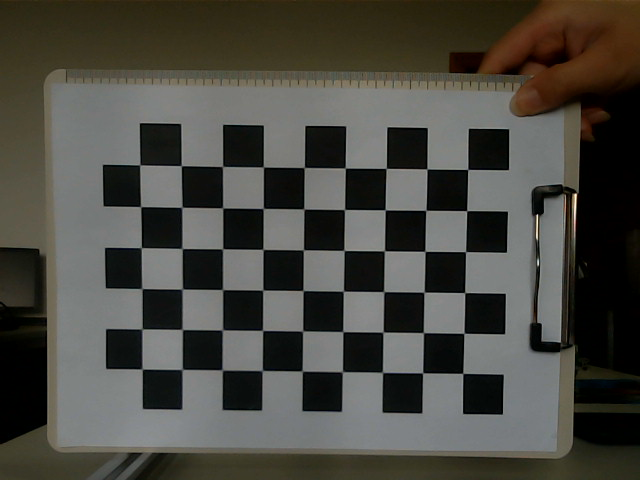
#> input picture cam_calibration/right/chessboard-R0.png, 640 x 480 px; its folder holds 5 pictures in this run
$ python camera_calibration.py
#> lines starting #> are read from the running program, lines starting #| are printed output that depends on the picture
# Camera calibration
# Date: 2021/4/10
# Modified:  [Add the length of the grid: 2021/5/1]
# Reference: [CSDN]Hjw_52:Python implementation of Zhang Zhengyou's camera calibration method


import cv2 as cv
import matplotlib.pyplot as plt
import numpy as np
import glob


# Camera calibration based on opencv
# 1. Read pictures in a loop
# 2. Use the findChessboardCorners function to detect corner points
#    (you need to enter the number of corner points in advance).
# 3. Use the CornerSubpix function to perform sub-pixel precision on the corner points
# 4. Use drawChessboardCorners to display the corner points.
# 5. Create an ideal checkerboard based on the number and size of corners
#    (use point vectors to store all theoretical corner coordinates).
# 6. Use the calibrateCamera function to calibrate the ideal coordinates and actual \
#    image coordinates to obtain the calibration results.
# 7. Calculate the back projection error by the projectPoints function.

def show(img):
    if img.ndim == 2:
        plt.imshow(img, cmap='gray')
    else:
        plt.imshow(cv.cvtColor(img, cv.COLOR_BGR2RGB))
    plt.show()


# Checkerboard specifications
row = 9
col = 6

# Set the coordinates of a point in world coordinates
objp = np.zeros((row * col, 3), np.float32)
length = 30  # The length of the black and white grid
objp[:, :2] = np.mgrid[0:row * length:length, 0:col * length:length].T.reshape(-1, 2)

objpoints = []  # 3d points in real world space
imgpoints = []  # 2d points in camera space

# Here you need to change the file path of the left or right camera
imgs = glob.glob("./right/*.png")  # Get the addresses of all images

for fname in imgs:
    # Read grayscale image
    img = cv.imread(fname)
#> img is the input picture: shape (480, 640, 3); mean B, G, R 65.5, 72.2, 73.4
    gray = cv.cvtColor(img, cv.COLOR_BGR2GRAY)
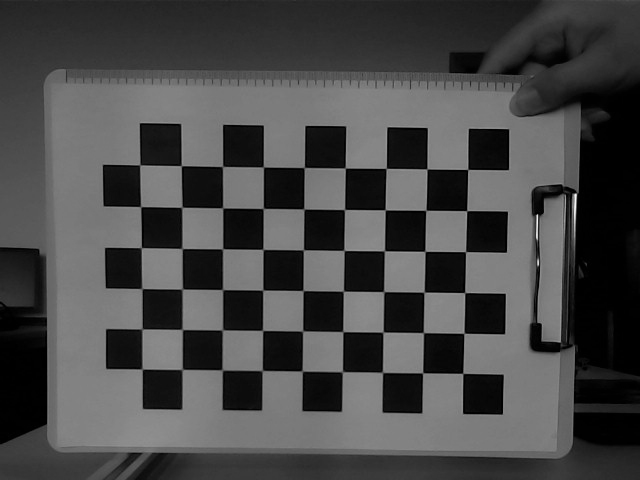
#> gray: shape (480, 640); min 0, max 250, mean 71.9

    # Find the corner point, ret is the sign of whether the corner point is found
    ret, corners = cv.findChessboardCorners(img, (row, col), None)
#> ret = True; corners = 54 rows, first 8: [462.7, 373.4], [422.6, 372.9], [382.4, 372.3], [342.3, 371.7], [302.2, 371.1], [262.3, 370.5], [222.2, 369.8], [182.3, 369.3]
    if ret:  # Judge whether the corner point is found
        # Perform sub-pixel corner detection
        criteria = (cv.TERM_CRITERIA_EPS + cv.TERM_CRITERIA_MAX_ITER, 30, 0.001)
        corners2 = cv.cornerSubPix(gray, corners, (row, row), (-1, -1), criteria)
#> corners2 = 54 rows, first 8: [462.8, 373.4], [422.6, 372.8], [382.5, 372.4], [342.4, 371.7], [302.2, 371.1], [262.3, 370.6], [222.2, 370], [182.1, 369.4]

        # Visualize corner points on the chessboard
        # img = cv.drawChessboardCorners(img, (row, col), corners2, ret)
        # show(img)

        # Record the coordinate information of the corner points
        objpoints.append(objp)
        imgpoints.append(corners2)
#> pass 2 of the loop `for fname in imgs:`:
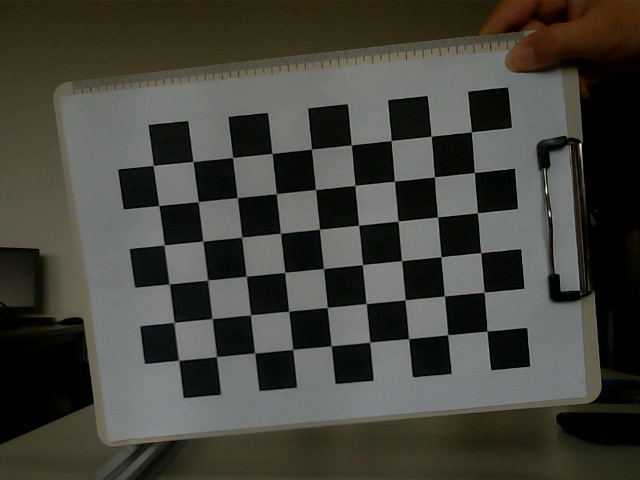
#> input picture cam_calibration/right/chessboard-R1.png, 640 x 480 px
#> img is the input picture: shape (480, 640, 3); mean B, G, R 60, 66.9, 67.6
#> `gray = cv.cvtColor(img, cv.COLOR_BGR2GRAY)`:
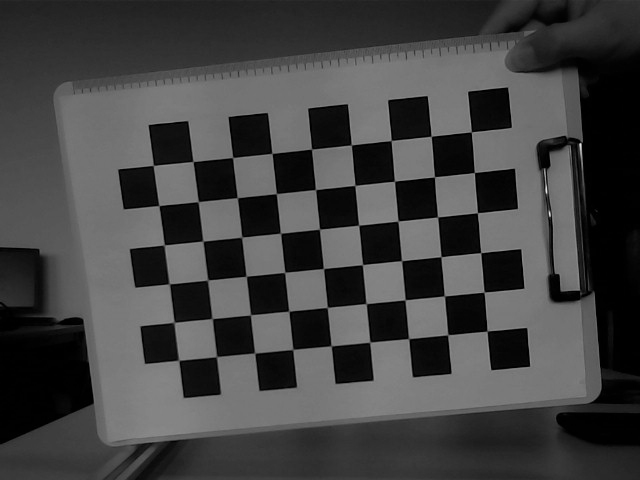
#> gray: shape (480, 640); min 0, max 234, mean 66.4
#> corners = 54 rows, first 8: [487, 331], [447.9, 334.7], [408.7, 338.6], [369.8, 342.2], [331.1, 345.7], [292.8, 349.4], [254.8, 353.1], [216.5, 356.6]
#> corners2 = 54 rows, first 8: [487, 331.1], [447.7, 334.8], [408.7, 338.6], [369.7, 342.2], [331.2, 345.8], [292.8, 349.4], [254.6, 353.1], [216.5, 356.6]
#> pass 3 of the loop `for fname in imgs:`:
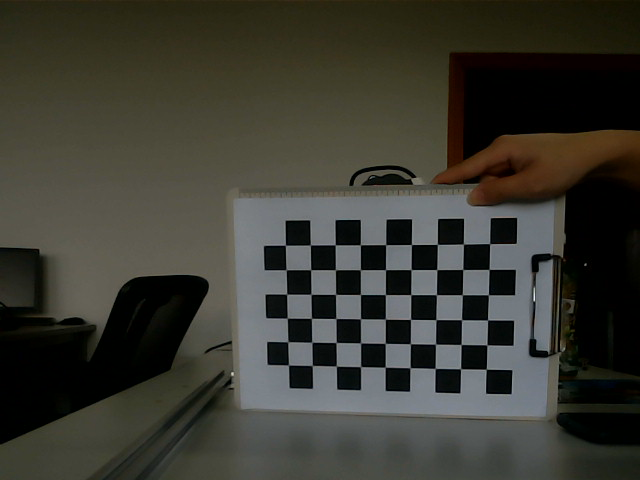
#> input picture cam_calibration/right/chessboard-R10.png, 640 x 480 px
#> img is the input picture: shape (480, 640, 3); mean B, G, R 49.5, 57.8, 58.3
#> `gray = cv.cvtColor(img, cv.COLOR_BGR2GRAY)`:
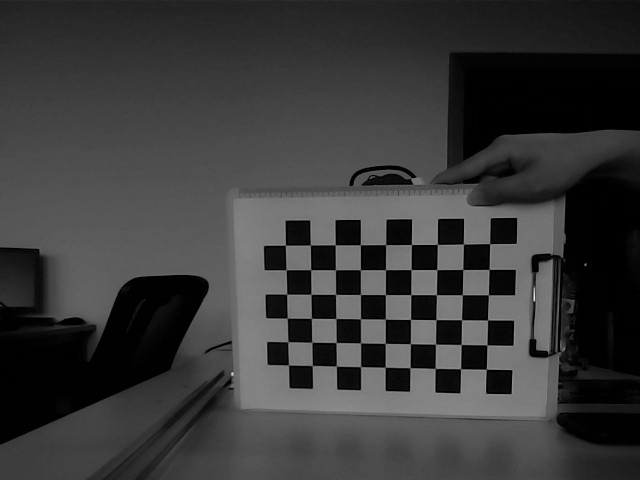
#> gray: shape (480, 640); min 0, max 238, mean 57
#> corners = 54 rows, first 8: [486.2, 369.2], [460.5, 368.8], [435.2, 368.4], [410.2, 367.7], [385.2, 367.1], [360.6, 366.6], [336.4, 366.2], [312.3, 365.5]
#> corners2 = 54 rows, first 8: [486.3, 369.2], [460.6, 368.7], [435.2, 368.4], [410.1, 367.7], [385.2, 367.2], [360.6, 366.6], [336.3, 366.1], [312.3, 365.5]
#> the loop made 5 passes; the first 3 are shown

# mtx: camera internal parameters;
# dist: distortion coefficient;
# revcs: rotation matrix;
# tvecs: translation matrix
ret, mtx, dist, rvecs, tvecs = cv.calibrateCamera(objpoints, imgpoints, gray.shape[::-1], None, None)

# Read one of the images
img0 = cv.imread('./right/chessboard-R0.png')

# Get the height and width information of the image
h, w = img0.shape[:2]
#> h = 480; w = 640

'''
Optimize the camera matrix. This step is optional.
Parameter 1 means that all pixels are reserved, and black pixels may be introduced at the same time.
Set to 0 to cut out unwanted pixels as much as possible, this is a scale, 0-1 can be taken.
'''
new_mtx, roi = cv.getOptimalNewCameraMatrix(mtx, dist, (w, h), 0, (w, h))

# Correct distortion
dst = cv.undistort(img0, mtx, dist, None, new_mtx)
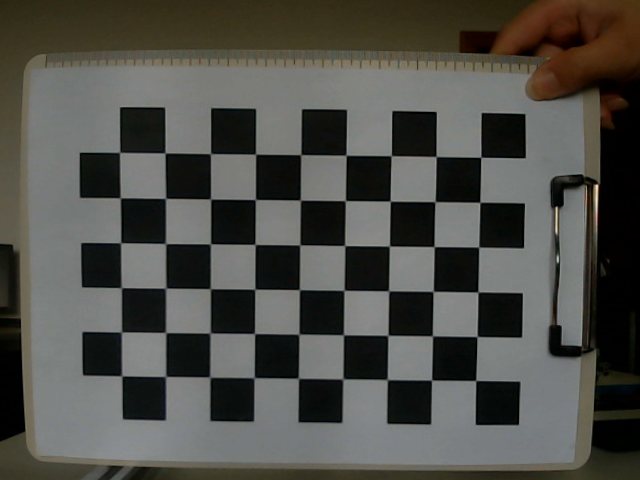
#> dst: shape (480, 640, 3); mean B, G, R 73, 78.2, 78.7

# Output the picture after correcting the distortion
x, y, w, h = roi
dst = dst[y:y + h, x:x + w]
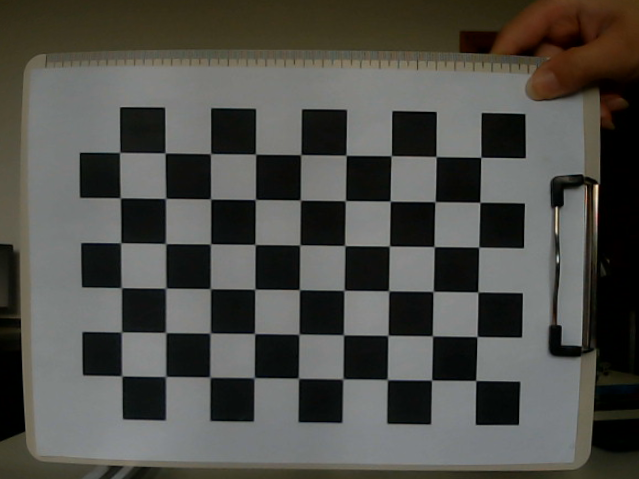
#> dst: shape (479, 639, 3); mean B, G, R 73.2, 78.4, 78.8
cv.imwrite('result.png', dst)

# Output camera parameters
print("Original camera internal parameters:\n", mtx)
print("Camera internal parameters after optimization:\n", new_mtx)
print("Distortion coefficient:\n", dist)

# Calculate error
total_error = 0
for i in range(len(objpoints)):
    imgpoints2, _ = cv.projectPoints(objpoints[i], rvecs[i], tvecs[i], mtx, dist)
    error = cv.norm(imgpoints[i], imgpoints2, cv.NORM_L2) / len(imgpoints2)
    total_error += error

print("\nTotal error: ", total_error / len(objpoints))
